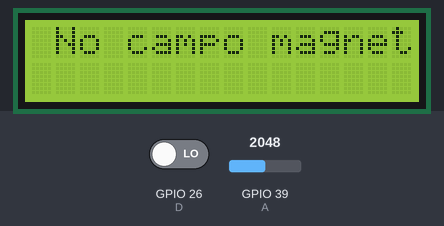
Recording of a sketch running on a simulated ESP32. On the bench: 16×2 character LCD. The inputs (shaded band) are chosen by the test bench; at power-on: GPIO 26 (D) LOW, GPIO 39 (A) = 2048.

Above: at 1.2 s.
1.3 s: GPIO 26 (D) driven HIGH
At 3.9 s:
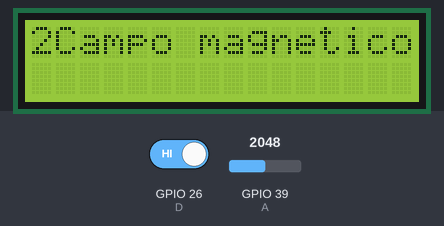
9.6 s: GPIO 39 (A) set to 1036
At 11.5 s:
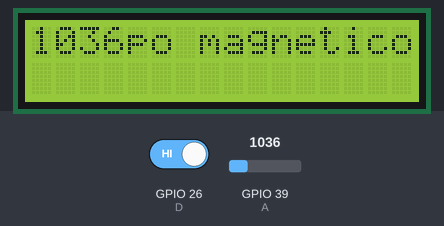
13.6 s: GPIO 39 (A) set to 958
At 14.5 s:
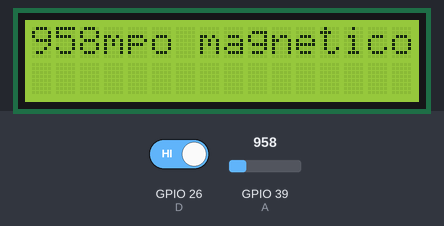
21.9 s: GPIO 39 (A) set to 110
At 24.6 s:
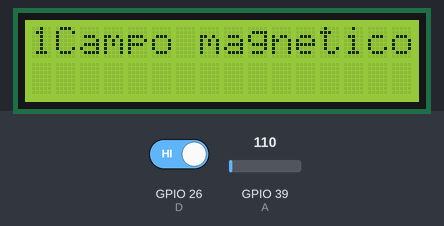
25.8 s: GPIO 39 (A) set to 91
At 27.0 s:
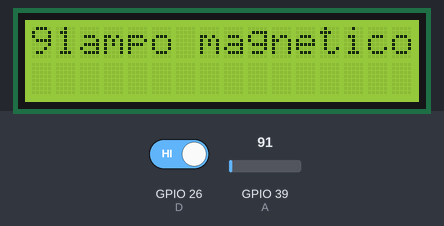
34.1 s: GPIO 26 (D) driven LOW
At 39.1 s:
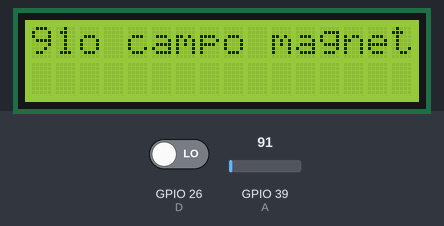
Timing chart, 0 to 40.6 s (numbered marks = the images above; inputs shaded):
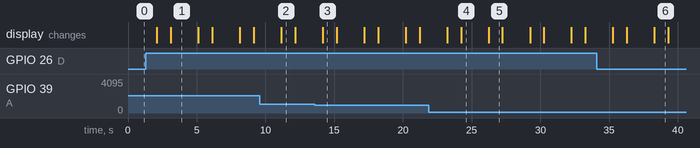

The sketch:

LCD.ino
```cpp
int D = 26;
int A = 39;
int ValueD;
int ValueA;
#include <LiquidCrystal_I2C.h>
#include <Wire.h>
LiquidCrystal_I2C lcd(0x27,16,2);

void setup ()
{
  pinMode (D, INPUT);
  Serial.begin(9600);
  lcd.init();
  lcd.backlight();
}
void loop ()
{
  ValueD = digitalRead(D) ;
  if (ValueD == HIGH)
  {
    lcd.setCursor(1,0);
    lcd.print ("Campo magnetico");
    delay(2000);
  }
  else
  {
    lcd.setCursor(1,0);
    lcd.print ("No campo magnetico");
    delay(2000);
  }
  lcd.setCursor(0,0);
  ValueA = analogRead(A);
  lcd.print(ValueA);
  delay(1000);
}
```

Measured:
- the behaviour switches between 1000 and 999 on GPIO 39 (A) (found by bisection; images 2 and 3)
- the behaviour switches between 100 and 99 on GPIO 39 (A) (found by bisection; images 4 and 5)
- after the input at 1.3 s, the display: first differs from a run without the input after 1.8 s (image 1)
- after the input at 9.6 s, the display: changes after 1.5 s (image 2)
- after the input at 13.6 s, the display: changes after 0.56 s (image 3)
- after the input at 21.9 s, the display: first changes after 1.3 s (image 4 shows a later state)
- after the input at 25.8 s, the display: changes after 0.43 s (image 5)
- after the input at 34.1 s, the display: first differs from a run without the input after 2.2 s (image 6 shows a later state)
